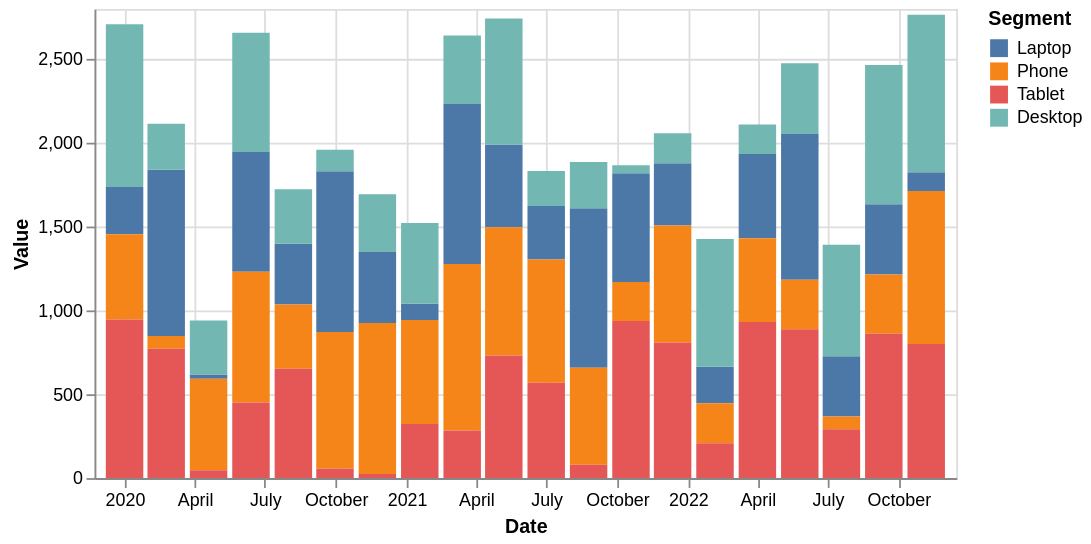

This figure's Vega-Lite source:
### Vega-Lite specification from a JSON file in a GitHub repository (floating-point values rounded to 4 significant figures)
{"mark": {"type": "bar", "size": 21}, "encoding": {"x": {"field": "Date", "type": "temporal", "scale": {"nice": false, "domain": ["2019-12-04T15:09:28.421Z", "2022-12-03T08:50:31.578Z"]}}, "y": {"field": "Value", "type": "quantitative", "scale": {"zero": true}, "axis": {"format": ",.12~g"}}, "color": {"field": "Segment", "type": "nominal", "sort": null, "scale": {"scheme": "tableau10"}}}, "config": {"view": {"continuousWidth": 483, "continuousHeight": 263}, "axisX": {"labelLimit": 100, "labelFontSize": 10}, "axisY": {"labelFontSize": 10}, "facet": {"spacing": 26}, "mark": {"tooltip": true}}, "data": {"values": [{"Date": "2020-01-01", "Value": 283, "Segment": "Laptop"}, {"Date": "2020-01-01", "Value": 509, "Segment": "Phone"}, {"Date": "2020-01-01", "Value": 946, "Segment": "Tablet"}, {"Date": "2020-01-01", "Value": 971, "Segment": "Desktop"}, {"Date": "2020-02-24", "Value": 992, "Segment": "Laptop"}, {"Date": "2020-02-24", "Value": 76, "Segment": "Phone"}, {"Date": "2020-02-24", "Value": 772, "Segment": "Tablet"}, {"Date": "2020-02-24", "Value": 275, "Segment": "Desktop"}, {"Date": "2020-04-19", "Value": 26, "Segment": "Laptop"}, {"Date": "2020-04-19", "Value": 546, "Segment": "Phone"}, {"Date": "2020-04-19", "Value": 47, "Segment": "Tablet"}, {"Date": "2020-04-19", "Value": 322, "Segment": "Desktop"}, {"Date": "2020-06-13", "Value": 715, "Segment": "Laptop"}, {"Date": "2020-06-13", "Value": 780, "Segment": "Phone"}, {"Date": "2020-06-13", "Value": 451, "Segment": "Tablet"}, {"Date": "2020-06-13", "Value": 712, "Segment": "Desktop"}, {"Date": "2020-08-07", "Value": 362, "Segment": "Laptop"}, {"Date": "2020-08-07", "Value": 383, "Segment": "Phone"}, {"Date": "2020-08-07", "Value": 653, "Segment": "Tablet"}, {"Date": "2020-08-07", "Value": 326, "Segment": "Desktop"}, {"Date": "2020-09-30", "Value": 959, "Segment": "Laptop"}, {"Date": "2020-09-30", "Value": 814, "Segment": "Phone"}, {"Date": "2020-09-30", "Value": 58, "Segment": "Tablet"}, {"Date": "2020-09-30", "Value": 129, "Segment": "Desktop"}, {"Date": "2020-11-24", "Value": 423, "Segment": "Laptop"}, {"Date": "2020-11-24", "Value": 902, "Segment": "Phone"}, {"Date": "2020-11-24", "Value": 24, "Segment": "Tablet"}, {"Date": "2020-11-24", "Value": 345, "Segment": "Desktop"}, {"Date": "2021-01-18", "Value": 97, "Segment": "Laptop"}, {"Date": "2021-01-18", "Value": 621, "Segment": "Phone"}, {"Date": "2021-01-18", "Value": 323, "Segment": "Tablet"}, {"Date": "2021-01-18", "Value": 481, "Segment": "Desktop"}, {"Date": "2021-03-14", "Value": 954, "Segment": "Laptop"}, {"Date": "2021-03-14", "Value": 994, "Segment": "Phone"}, {"Date": "2021-03-14", "Value": 284, "Segment": "Tablet"}, {"Date": "2021-03-14", "Value": 410, "Segment": "Desktop"}, {"Date": "2021-05-07", "Value": 493, "Segment": "Laptop"}, {"Date": "2021-05-07", "Value": 766, "Segment": "Phone"}, {"Date": "2021-05-07", "Value": 731, "Segment": "Tablet"}, {"Date": "2021-05-07", "Value": 753, "Segment": "Desktop"}, {"Date": "2021-07-01", "Value": 320, "Segment": "Laptop"}, {"Date": "2021-07-01", "Value": 735, "Segment": "Phone"}, {"Date": "2021-07-01", "Value": 569, "Segment": "Tablet"}, {"Date": "2021-07-01", "Value": 209, "Segment": "Desktop"}, {"Date": "2021-08-25", "Value": 953, "Segment": "Laptop"}, {"Date": "2021-08-25", "Value": 578, "Segment": "Phone"}, {"Date": "2021-08-25", "Value": 80, "Segment": "Tablet"}, {"Date": "2021-08-25", "Value": 276, "Segment": "Desktop"}, {"Date": "2021-10-19", "Value": 649, "Segment": "Laptop"}, {"Date": "2021-10-19", "Value": 232, "Segment": "Phone"}, {"Date": "2021-10-19", "Value": 938, "Segment": "Tablet"}, {"Date": "2021-10-19", "Value": 48, "Segment": "Desktop"}, {"Date": "2021-12-12", "Value": 371, "Segment": "Laptop"}, {"Date": "2021-12-12", "Value": 698, "Segment": "Phone"}, {"Date": "2021-12-12", "Value": 810, "Segment": "Tablet"}, {"Date": "2021-12-12", "Value": 179, "Segment": "Desktop"}, {"Date": "2022-02-05", "Value": 217, "Segment": "Laptop"}, {"Date": "2022-02-05", "Value": 239, "Segment": "Phone"}, {"Date": "2022-02-05", "Value": 208, "Segment": "Tablet"}, {"Date": "2022-02-05", "Value": 763, "Segment": "Desktop"}, {"Date": "2022-04-01", "Value": 503, "Segment": "Laptop"}, {"Date": "2022-04-01", "Value": 499, "Segment": "Phone"}, {"Date": "2022-04-01", "Value": 932, "Segment": "Tablet"}, {"Date": "2022-04-01", "Value": 176, "Segment": "Desktop"}, {"Date": "2022-05-26", "Value": 869, "Segment": "Laptop"}, {"Date": "2022-05-26", "Value": 296, "Segment": "Phone"}, {"Date": "2022-05-26", "Value": 888, "Segment": "Tablet"}, {"Date": "2022-05-26", "Value": 423, "Segment": "Desktop"}, {"Date": "2022-07-19", "Value": 359, "Segment": "Laptop"}, {"Date": "2022-07-19", "Value": 77, "Segment": "Phone"}, {"Date": "2022-07-19", "Value": 291, "Segment": "Tablet"}, {"Date": "2022-07-19", "Value": 666, "Segment": "Desktop"}, {"Date": "2022-09-12", "Value": 419, "Segment": "Laptop"}, {"Date": "2022-09-12", "Value": 353, "Segment": "Phone"}, {"Date": "2022-09-12", "Value": 862, "Segment": "Tablet"}, {"Date": "2022-09-12", "Value": 832, "Segment": "Desktop"}, {"Date": "2022-11-06", "Value": 112, "Segment": "Laptop"}, {"Date": "2022-11-06", "Value": 913, "Segment": "Phone"}, {"Date": "2022-11-06", "Value": 801, "Segment": "Tablet"}, {"Date": "2022-11-06", "Value": 939, "Segment": "Desktop"}]}, "$schema": "https://vega.github.io/schema/vega-lite/v5.json", "background": "white"}
